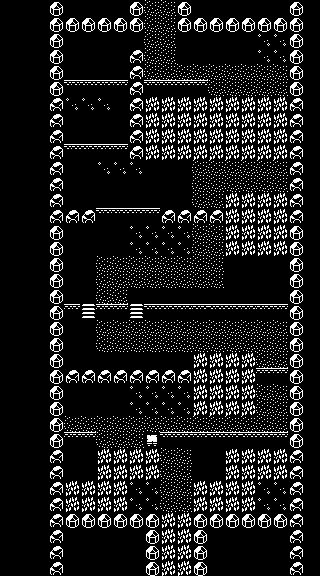

A level layout from a 2D game, rendered from its tile map. Below: a short description, then the map file with its tile-grid data intact:
An orthogonal 20x36 tile map with 16x16 px tiles, 1 tile layer (Tile Layer 1).

<map version="1.10" tiledversion="1.10.2" orientation="orthogonal" renderorder="right-down" width="20" height="36" tilewidth="16" tileheight="16" infinite="0" nextlayerid="2" nextobjectid="1">
 <editorsettings>
  <export target="Level2.csv" format="csv" />
 </editorsettings>
 <tileset firstgid="1" source="Tileset_16x16.tsx" />
 <layer id="1" name="Tile Layer 1" width="20" height="36">
  <data encoding="csv">
2,2,2,37,2,2,2,2,37,39,39,37,2,2,2,2,2,2,37,2,
2,2,2,37,37,37,37,37,37,39,39,37,37,37,37,37,37,37,37,2,
2,2,2,37,2,2,2,2,2,39,39,2,2,2,2,2,20,20,37,2,
2,2,2,37,2,2,2,2,9,39,39,2,2,2,2,2,20,20,37,2,
2,2,2,37,2,2,2,2,9,39,39,39,39,39,39,39,39,39,37,2,
2,2,2,37,57,57,58,59,9,57,57,58,59,39,39,39,39,39,37,2,
2,2,2,9,20,20,20,2,9,128,128,128,128,128,128,128,128,128,9,2,
2,2,2,9,2,2,2,2,9,128,128,128,128,128,128,128,128,128,9,2,
2,2,2,9,2,2,2,2,9,128,128,128,128,128,128,128,128,128,9,2,
2,2,2,9,57,58,59,59,9,128,128,128,128,128,128,128,128,128,9,2,
2,2,2,9,2,2,20,20,20,2,2,2,39,39,39,39,39,39,9,2,
2,2,2,9,2,2,2,2,2,2,2,2,39,39,39,39,39,39,9,2,
2,2,2,9,2,2,2,2,2,2,2,2,39,39,128,128,128,128,9,2,
2,2,2,9,9,9,57,57,58,59,9,9,9,9,128,128,128,128,9,2,
2,2,2,37,2,2,2,2,20,20,20,20,39,39,128,128,128,128,37,2,
2,2,2,37,2,2,2,2,20,20,20,20,39,39,128,128,128,128,37,2,
2,2,2,37,2,2,39,39,39,39,39,39,39,39,2,2,2,2,37,2,
2,2,2,37,2,2,39,39,39,39,39,39,39,39,2,2,2,2,37,2,
2,2,2,37,2,2,39,39,2,2,2,2,2,2,2,2,2,2,37,2,
2,2,2,37,58,6,58,59,6,57,58,59,58,57,58,59,58,59,37,2,
2,2,2,37,2,2,39,39,39,39,39,39,39,39,39,39,39,39,37,2,
2,2,2,37,2,2,39,39,39,39,39,39,39,39,39,39,39,39,37,2,
2,2,2,37,2,2,2,2,2,2,2,2,128,128,128,128,39,39,37,2,
2,2,2,37,9,9,9,9,9,9,9,9,128,128,128,128,58,59,37,2,
2,2,2,37,2,2,2,2,20,20,20,20,128,128,128,128,39,39,37,2,
2,2,2,37,2,2,2,2,20,20,20,20,128,128,128,128,39,39,37,2,
2,2,2,37,39,39,39,39,39,39,39,39,39,39,39,39,39,39,37,2,
2,2,2,37,58,59,39,39,39,45,57,58,59,57,58,57,58,59,37,2,
2,2,2,9,2,2,128,128,128,128,39,39,2,2,128,128,128,128,9,2,
2,2,2,9,2,2,128,128,128,128,39,39,2,2,128,128,128,128,9,2,
2,2,2,9,128,128,128,128,20,20,39,39,128,128,128,128,20,20,9,2,
2,2,2,9,128,128,128,128,20,20,39,39,128,128,128,128,20,20,9,2,
2,2,2,9,37,37,37,37,37,37,128,128,37,37,37,37,37,37,9,2,
2,2,2,9,2,2,2,2,2,37,128,128,37,2,2,2,2,2,9,2,
2,2,2,9,2,2,2,2,2,37,128,128,37,2,2,2,2,2,9,2,
2,2,2,9,2,2,2,2,2,37,128,128,37,2,2,2,2,2,9,2
</data>
 </layer>
</map>